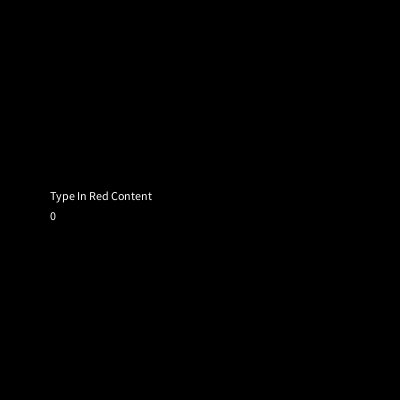
Frame 1 (no input)
Frame 60 (the mouse pressed at the canvas centre just before this capture): identical to frame 1, image omitted
Frame 120 (the mouse held since frame 60 and released just before this capture): identical to frame 1, image omitted

The Processing sketch that drew this single still picture (run headless with seeded random() and noise(); from frame 60 on, the mouse is pressed at the canvas centre):

// Processing sketch: sketch_160430a
// ── sketch_160430a.pde
int[] colors = {0,0,0};
int which = 1;
int digit = 0;
int y = 0;
int tenpow(int x){
  y = 1;
  for(int i = 0; i < x; i++){
    y*=10;
  }
  return(y);
}
void setup(){
  size(400,400);
}
void draw(){
  if(which < 4){
  background(0,0,0);
  }
  else{
     background(colors[0], colors[1], colors[2]);
     text("r: "+colors[0],200,200);
     text("g: "+colors[1],200,220);
     text("b: "+colors[2],200,240);
  }
  if(which == 1){
  text("Type In Red Content",50,200);
  text(colors[0],50,220);
  }
  if(which == 2){
  text("Type In Green Content",50,200);
  text(colors[1],50,220);
  }
  if(which == 3){
  text("Type In Blue Content",50,200);
  text(colors[2],50,220);
  }
}
void keyPressed(){
  if(key == 10){
    which += 1;
    digit = 0;
  }
  if(key <= 57 && key >= 48){
  if(which == 1){
  colors[0] += ((key-48)*tenpow(digit));
  }
  if(which == 2){
  colors[1] += ((key-48)*tenpow(digit));
  }
  if(which == 3){
  colors[2] += ((key-48)*tenpow(digit));
  }
  
  digit+=1;
  }
}
